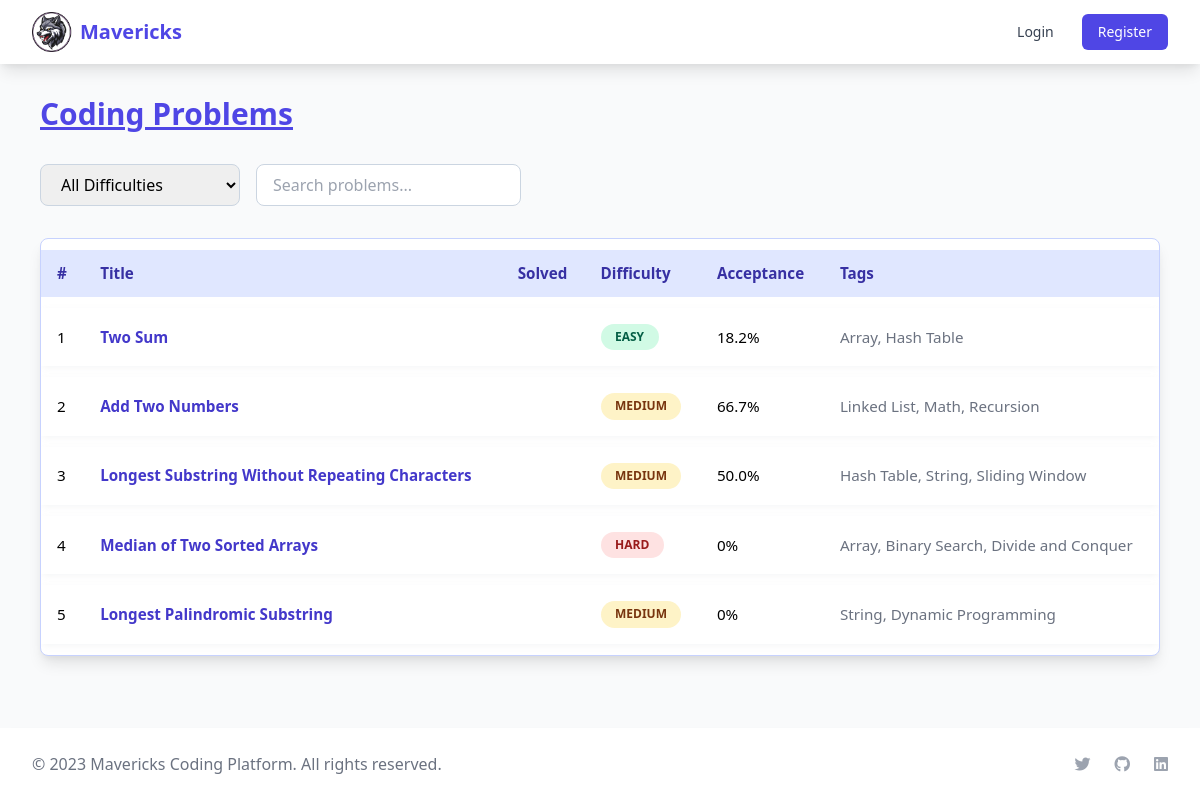
The app's page /problems/ with its own data.
### myapp/models.py (models this page shows, shortened)
class CodingProblem(models.Model):
    DIFFICULTY_CHOICES = [
        ('easy', 'Easy'),
        ('medium', 'Medium'),
        ('hard', 'Hard'),
    ]
    title = models.CharField(max_length=200)
    slug = models.SlugField(unique=True)
    description = models.TextField()
    difficulty = models.CharField(max_length=10, choices=DIFFICULTY_CHOICES)
    tags = models.CharField(max_length=200)  # Store as comma-separated values
    example_input = models.TextField()
    example_output = models.TextField()
    explanation = models.TextField(blank=True)
    constraints = models.TextField(blank=True)
    function_name = models.CharField(max_length=100, default="solution")
    function_params = models.JSONField(default=list)
    return_type = models.CharField(max_length=100, default="List[int]")
    test_cases = models.JSONField(default=list)
    total_submissions = models.PositiveIntegerField(default=0)
    accepted_submissions = models.PositiveIntegerField(default=0)
    created_at = models.DateTimeField(auto_now_add=True)
    updated_at = models.DateTimeField(auto_now=True)
    is_active = models.BooleanField(default=True)
    class Meta:
        ordering = ['id']
        indexes = [
            models.Index(fields=['difficulty', 'is_active']),
        ]
    @property
    def acceptance_percentage(self):
        if self.total_submissions == 0:
            return 0
        return round((self.accepted_submissions / self.total_submissions) * 100, 1)

### myapp/views.py (the view, shortened to what this page needs)
# urls.py: path('problems/', views.problem_list, name='problem_list'),
def problem_list(request):
    try:
        problems = CodingProblem.objects.filter(is_active=True)
        difficulty = request.GET.get('difficulty')
        if difficulty in ['easy', 'medium', 'hard']:
            problems = problems.filter(difficulty=difficulty)
        search = request.GET.get('search')
        if search:
            problems = problems.filter(title__icontains=search)
        accepted_problem_ids = set()
        context = {
            'problems': problems,
            'current_difficulty': difficulty,
            'search_query': search,
            'accepted_problem_ids': accepted_problem_ids,  # Pass accepted problems set
        }
        return render(request, 'coding/problem_list.html', context)
    except Exception as e:
        logger.error(f"Error in problem_list: {e}")
        return render(request, 'coding/problem_list.html', {'problems': [], 'error': str(e)})

### myapp/templates/coding/problem_list.html (shortened to what this page needs)
{% extends "base.html" %}
{% load static %}
{% block content %}
<div class="max-w-6xl mx-auto px-4 py-8">
  <div class="flex items-center justify-between mb-8">
    <h1 class="text-3xl font-extrabold text-indigo-600 underline decoration-indigo-400 decoration-4 underline-offset-8">
      Coding Problems
    </h1>
  </div>
  <div class="filter-bar">
    <select id="difficultyFilter" aria-label="Filter by difficulty" title="Filter by difficulty">
      <option value="">All Difficulties</option>
    </select>
    <input
      type="text"
      id="searchInput"
      placeholder="Search problems..."
      aria-label="Search problems"
      title="Search problems"
      autocomplete="off"
      autofocus
    />
  </div>
  <div class="bg-white rounded-lg shadow-lg overflow-hidden border border-indigo-200">
    <table class="w-full" id="problemsTable">
      <thead>
        <tr>
          <th>#</th>
          <th>Title</th>
          <th class="text-center">Solved</th>
          <th>Difficulty</th>
          <th>Acceptance</th>
          <th>Tags</th>
        </tr>
      </thead>
      <tbody>
        {% if problems %}
          {% for problem in problems %}
          <tr
            class="hover:cursor-pointer"
            data-problem-id="{{ problem.id }}"
            data-difficulty="{{ problem.difficulty }}"
            data-title="{{ problem.title|lower }}"
            data-tags="{{ problem.tags|default:''|lower }}"
          >
            <td>{{ problem.id }}</td>
            <td class="font-semibold text-indigo-700">{{ problem.title }}</td>
            <td class="text-center">
            </td>
            <td>
              <span class="badge {% if problem.difficulty == 'easy' %}easy{% elif problem.difficulty == 'medium' %}medium{% else %}hard{% endif %}">
                {{ problem.get_difficulty_display }}
              </span>
            </td>
            <td>{{ problem.acceptance_percentage }}%</td>
            <td class="text-gray-500">{{ problem.tags }}</td>
          </tr>
          {% endfor %}
        {% else %}
          <tr>
            <td colspan="6" class="text-center py-12 text-gray-400 font-semibold text-lg">
              No problems found.
            </td>
          </tr>
        {% endif %}
      </tbody>
    </table>
  </div>
</div>
{% endblock %}

### myapp/templates/coding/problem_list.html (style rules this page uses)
.filter-bar { display: flex; flex-wrap: wrap; gap: 1rem; justify-content: flex-start; margin-bottom: 2rem; }
.filter-bar select, .filter-bar input[type="text"] { padding: 0.5rem 1rem; border: 1.5px solid #cbd5e1; border-radius: 0.5rem; font-size: 1rem; min-width: 200px; }
table { border-collapse: separate; border-spacing: 0 0.7rem; }
thead tr { background-color: #e0e7ff; border-radius: 0.75rem; }
th { font-weight: 600; color: #3730a3; padding: 0.75rem 1rem; text-align: left; font-size: 0.95rem; }
tbody tr { cursor: pointer; background-color: white; box-shadow: 0 2px 6px rgb(156 163 175 / 0.1); border-radius: 0.5rem; transition: transform 0.15s ease, box-shadow 0.15s ease; }
td { padding: 1rem; vertical-align: middle; font-size: 0.95rem; }
.badge { padding: 0.35em 1.2em; font-size: 0.75rem; font-weight: 600; border-radius: 9999px; text-transform: uppercase; display: inline-block; }
.badge.easy { background-color: #d1fae5; color: #065f46; }
.badge.medium { background-color: #fef3c7; color: #78350f; }
.badge.hard { background-color: #fee2e2; color: #991b1b; }

### records on screen
CodingProblem: id "1", title "Two Sum", difficulty "EASY", acceptance_percentage "18.2", tags "Array, Hash Table"
CodingProblem: id "2", title "Add Two Numbers", difficulty "MEDIUM", acceptance_percentage "66.7", tags "Linked List, Math, Recursion"
CodingProblem: id "3", title "Longest Substring Without Repeating Characters", difficulty "MEDIUM", acceptance_percentage "50.0", tags "Hash Table, String, Sliding Window"
CodingProblem: id "4", title "Median of Two Sorted Arrays", difficulty "HARD", acceptance_percentage "0", tags "Array, Binary Search, Divide and Conquer"
CodingProblem: id "5", title "Longest Palindromic Substring", difficulty "MEDIUM", acceptance_percentage "0", tags "String, Dynamic Programming"
